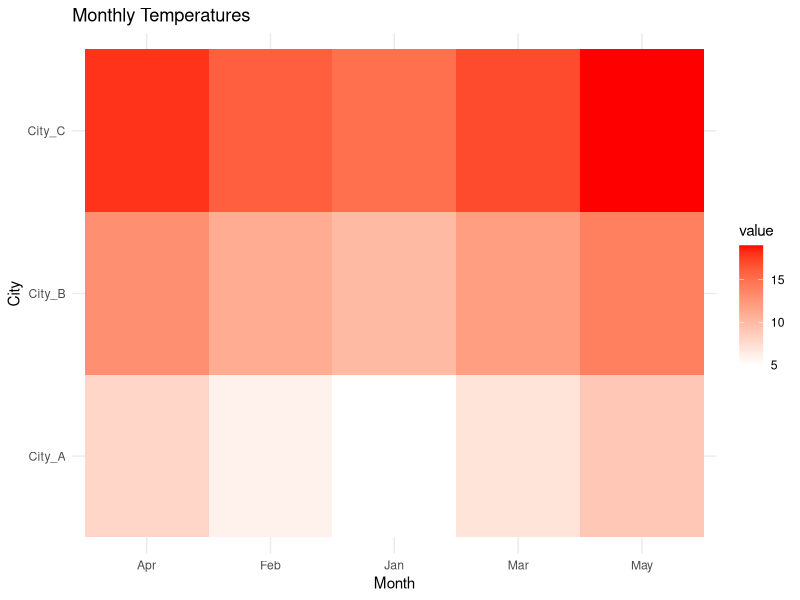

R code for this plot:
library(ggplot2)
temperature_data <- data.frame(
  Month = c("Jan", "Feb", "Mar", "Apr", "May"),
  City_A = c(5, 6, 7, 8, 9),
  City_B = c(10, 11, 12, 13, 14),
  City_C = c(15, 16, 17, 18, 19)
)

library(reshape2)
melted_data <- melt(temperature_data, id.vars = "Month")

ggplot(melted_data, aes(x = Month, y = variable, fill = value)) +
  geom_tile() +
  scale_fill_gradient(low = "white", high = "red") +
  labs(title = "Monthly Temperatures",
       x = "Month",
       y = "City") +
  theme_minimal()
